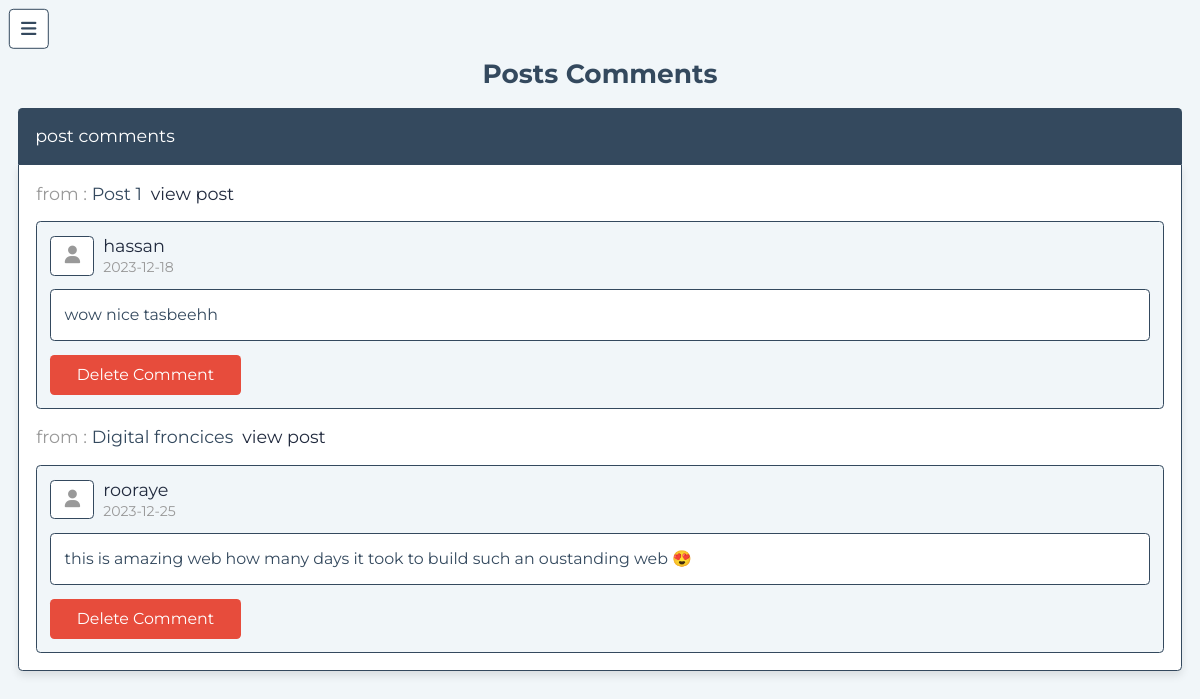
Screenshot of /admin/comments.php (signed in) with the database file from the repository.
### tables this page shows
CREATE TABLE `posts` (
  `id` int(100) NOT NULL,
  `admin_id` int(100) NOT NULL,
  `name` varchar(100) NOT NULL,
  `title` varchar(100) NOT NULL,
  `content` varchar(10000) NOT NULL,
  `category` varchar(50) NOT NULL,
  `image` varchar(100) NOT NULL,
  `date` date NOT NULL DEFAULT current_timestamp(),
  `status` varchar(10) NOT NULL
);

CREATE TABLE `comments` (
  `id` int(100) NOT NULL,
  `post_id` int(100) NOT NULL,
  `admin_id` int(100) NOT NULL,
  `user_id` int(100) NOT NULL,
  `user_name` varchar(50) NOT NULL,
  `comment` varchar(1000) NOT NULL,
  `date` date NOT NULL DEFAULT current_timestamp()
);

### admin/comments.php (the view, shortened to what this page needs)
<?php
include '../components/connect.php';
$admin_id = $_SESSION['admin_id'];
?>
<!DOCTYPE html>
<html lang="en">
<head>
   <link rel="stylesheet" href="https://cdnjs.cloudflare.com/ajax/libs/font-awesome/6.1.1/css/all.min.css">
   <link rel="stylesheet" href="../css/admin_style.css">
</head>
<body>
<?php include '../components/admin_header.php' ?>
<section class="comments">
   <h1 class="heading">posts comments</h1>
   <p class="comment-title">post comments</p>
   <div class="box-container">
   <?php
         $select_comments = $conn->prepare("SELECT * FROM `comments` WHERE admin_id = ?");
         $select_comments->execute([$admin_id]);
         if($select_comments->rowCount() > 0){
            while($fetch_comments = $select_comments->fetch(PDO::FETCH_ASSOC)){
      ?>
      <?php
         $select_posts = $conn->prepare("SELECT * FROM `posts` WHERE id = ?");
         $select_posts->execute([$fetch_comments['post_id']]);
         while($fetch_posts = $select_posts->fetch(PDO::FETCH_ASSOC)){
      ?>
      <div class="post-title"> from : <span><?= $fetch_posts['title']; ?></span> <a href="read_post.php?post_id=<?= $fetch_posts['id']; ?>" >view post</a></div>
      <?php
         }
      ?>
   <div class="box">
      <div class="user">
         <i class="fas fa-user"></i>
         <div class="user-info">
            <span><?= $fetch_comments['user_name']; ?></span>
            <div><?= $fetch_comments['date']; ?></div>
         </div>
      </div>
      <div class="text"><?= $fetch_comments['comment']; ?></div>
      <form action="" method="POST">
         <button type="submit" class="inline-delete-btn" name="delete_comment" onclick="return confirm('delete this comment?');">delete comment</button>
      </form>
   </div>
   <?php
         }
      }else{
         echo '<p class="empty">no comments added yet!</p>';
      }
   ?>
   </div>
</section>
</body>
</html>

### css/admin_style.css (style rules this page uses)
:root { --main-color:#212A3E; --red:#e74c3c; --orange:#f39c12; --black:#34495e; --white:#fff; --light-bg:#F1F6F9; --light-color:#999; --border:.2rem solid var(--black); --box-shadow:0 .5rem 1rem rgba(0,0,0,.1); }
* { font-family: 'Montserrat', sans-serif; margin:0; padding:0; box-sizing: border-box; text-decoration: none; outline: none; border:none; }
html { font-size: 62.5%; overflow-x: hidden; }
body { background-color: var(--light-bg); padding-left: 35rem; }
section { max-width: 1200px; margin:0 auto; padding:2rem; }
.btn, .delete-btn, .option-btn, .inline-btn, .inline-option-btn, .inline-delete-btn { margin-top: 1rem; border-radius: .5rem; cursor: pointer; font-size: 1.8rem; color:var(--white); padding:1.2rem 3rem; text-transform: capitalize; text-align: center; }
.inline-btn, .inline-option-btn, .inline-delete-btn { display: inline-block; margin-right: 1rem; }
.inline-delete-btn, .delete-btn { background-color: var(--red); }
.heading { text-align: center; margin-bottom: 2rem; text-transform: capitalize; color:var(--black); font-size: 3rem; }
.comments .comment-title { border-top-right-radius: .5rem; border-top-left-radius: .5rem; background-color: var(--black); padding:2rem; color:var(--white); font-size: 2rem; }
.comments .box-container { border-bottom-right-radius: .5rem; border-bottom-left-radius: .5rem; background-color: var(--white); box-shadow: var(--box-shadow); border:var(--border); padding:2rem; display: grid; gap:2rem; }
.comments .box-container .box { background-color: var(--light-bg); border-radius: .5rem; padding:1.5rem; border:var(--border); }
.comments .box-container .post-title { font-size: 2rem; color:var(--light-color); }
.comments .box-container .post-title span { color: var(--black); }
.comments .box-container .post-title a { color:var(--main-color); margin-left: .5rem; }
.comments .box-container .box .user { display: flex; align-items: center; gap:1rem; margin-bottom: 1.5rem; }
.comments .box-container .box .user i { font-size: 2rem; border-radius: .5rem; border:var(--border); height: 4.5rem; width: 5rem; line-height: 4.1rem; background-color: var(--white); text-align: center; color:var(--light-color); }
.comments .box-container .box .user .user-info span { font-size: 2rem; color:var(--main-color); }
.comments .box-container .box .user .user-info div { color:var(--light-color); font-size: 1.6rem; margin-top: .2rem; }
.comments .box-container .box .text { font-size: 1.8rem; color:var(--black); line-height: 1.5; white-space: pre-line; background-color: var(--white); border-radius: .5rem; padding:1.5rem; margin:.5rem 0; border:var(--border); }
@media (max-width:1200px) { html { font-size: 55%; } }
@media (max-width:1200px) { body { padding-left: 0; } }

### rows the page displays
comments: user_name "hassan", date "2023-12-18", comment "wow nice tasbeehh"
posts: title "Post 1"
comments: user_name "rooraye", date "2023-12-25", comment "this is amazing web how many days it took to build such an oustanding web 😍"
posts: title "Digital froncices"
